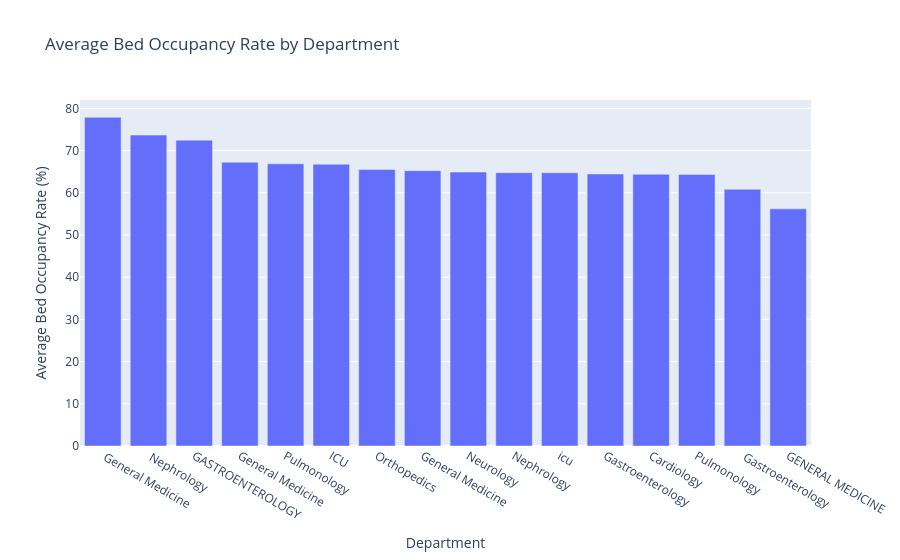

This figure's notebook cell:
### Markdown cell above
<div style="padding:14px; border-left:5px solid #2E8B57; background-color:#F8FFF9; border-radius:8px;">

<h3 style="color:#236B45; font-size:22px;">🛏️ AVERAGE BED OCCUPANCY RATE BY DEPARTMENT</h3>

</div>

### Code cell
department_occupancy = (
    df.groupby('Department')['Bed_Occupancy_Rate']
    .mean()
    .sort_values(ascending=False)
)

fig = px.bar(
    x=department_occupancy.index,
    y=department_occupancy.values,
    title='Average Bed Occupancy Rate by Department',
    labels={
        'x': 'Department',
        'y': 'Average Bed Occupancy Rate (%)'
    }
)

fig.show()

### Figure 1 — Plotly figure (JSON) as saved in the notebook; plotly's stock layout.template omitted (floating-point values rounded to 4 significant figures)
{"data": [{"hovertemplate": "Department=%{x}<br>Average Bed Occupancy Rate (%)=%{y}<extra></extra>", "legendgroup": "", "marker": {"color": "#636efa", "pattern": {"shape": ""}}, "name": "", "orientation": "v", "showlegend": false, "textposition": "auto", "type": "bar", "x": [" General Medicine", " Nephrology", "GASTROENTEROLOGY", "General Medicine", "Pulmonology", "ICU", "Orthopedics", "General Medicine ", "Neurology", "Nephrology", "icu", "Gastroenterology", "Cardiology", "Pulmonology ", " Gastroenterology", "GENERAL MEDICINE"], "xaxis": "x", "y": [77.88, 73.65, 72.45, 67.21, 66.85, 66.75, 65.52, 65.22, 64.91, 64.75, 64.73, 64.45, 64.37, 64.34, 60.82, 56.19], "yaxis": "y"}], "layout": {"barmode": "relative", "legend": {"tracegroupgap": 0}, "title": {"text": "Average Bed Occupancy Rate by Department"}, "xaxis": {"anchor": "y", "domain": [0, 1], "title": {"text": "Department"}}, "yaxis": {"anchor": "x", "domain": [0, 1], "title": {"text": "Average Bed Occupancy Rate (%)"}}}}
